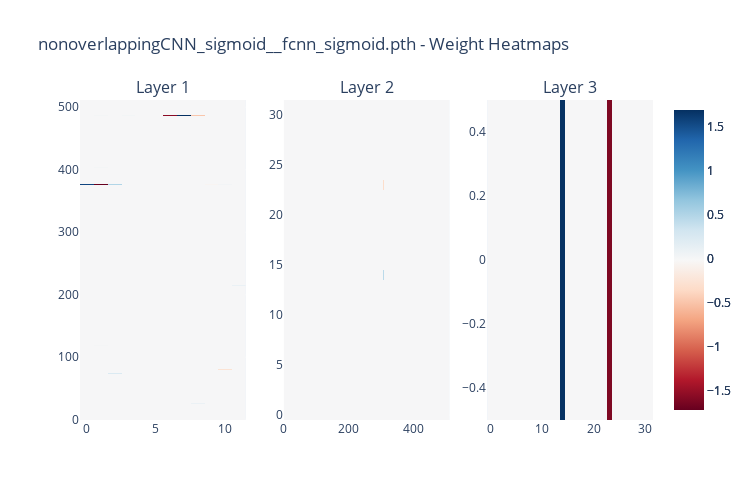
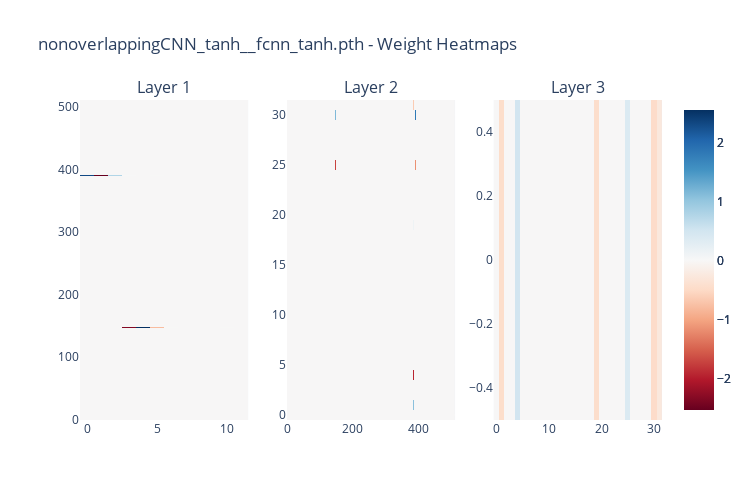
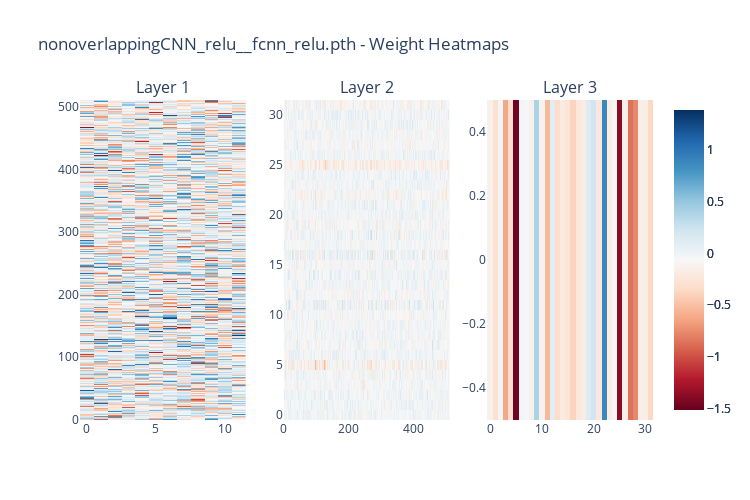

Write notebook code for charts like these, in order.
### Code cell
directory = "../experiment_output/Davide_MLP/experiments_davide_lr0.01_b32_init"
create_all_heatmaps(directory)

### Figure 1 — Plotly figure (JSON) as saved in the notebook; plotly's stock layout.template omitted (floating-point values rounded to 4 significant figures; data arrays with more than 128 entries replaced by an {"elided": "..."} marker saying what was removed)
{"data": [{"colorscale": [[0, "rgb(103,0,31)"], [0.1, "rgb(178,24,43)"], [0.2, "rgb(214,96,77)"], [0.3, "rgb(244,165,130)"], [0.4, "rgb(253,219,199)"], [0.5, "rgb(247,247,247)"], [0.6, "rgb(209,229,240)"], [0.7, "rgb(146,197,222)"], [0.8, "rgb(67,147,195)"], [0.9, "rgb(33,102,172)"], [1, "rgb(5,48,97)"]], "type": "heatmap", "xaxis": "x", "yaxis": "y", "z": {"elided": "512x12 float values"}, "zmax": 1.692, "zmin": -1.717}, {"colorscale": [[0, "rgb(103,0,31)"], [0.1, "rgb(178,24,43)"], [0.2, "rgb(214,96,77)"], [0.3, "rgb(244,165,130)"], [0.4, "rgb(253,219,199)"], [0.5, "rgb(247,247,247)"], [0.6, "rgb(209,229,240)"], [0.7, "rgb(146,197,222)"], [0.8, "rgb(67,147,195)"], [0.9, "rgb(33,102,172)"], [1, "rgb(5,48,97)"]], "type": "heatmap", "xaxis": "x2", "yaxis": "y2", "z": {"elided": "32x512 float values"}, "zmax": 1.692, "zmin": -1.717}, {"colorscale": [[0, "rgb(103,0,31)"], [0.1, "rgb(178,24,43)"], [0.2, "rgb(214,96,77)"], [0.3, "rgb(244,165,130)"], [0.4, "rgb(253,219,199)"], [0.5, "rgb(247,247,247)"], [0.6, "rgb(209,229,240)"], [0.7, "rgb(146,197,222)"], [0.8, "rgb(67,147,195)"], [0.9, "rgb(33,102,172)"], [1, "rgb(5,48,97)"]], "type": "heatmap", "xaxis": "x3", "yaxis": "y3", "z": [[-1.483e-05, -1.419e-05, -1.485e-05, -1.449e-05, -1.427e-05, -1.449e-05, -1.519e-05, -1.441e-05, -1.432e-05, -1.429e-05, -1.506e-05, -1.464e-05, -1.467e-05, -1.432e-05, 1.682, -1.488e-05, -1.412e-05, -1.512e-05, -1.496e-05, -1.473e-05, -1.417e-05, -1.421e-05, -1.482e-05, -1.611, -1.493e-05, -1.502e-05, -1.478e-05, -1.48e-05, -1.472e-05, -1.449e-05, -1.498e-05, -1.443e-05]], "zmax": 1.692, "zmin": -1.717}], "layout": {"annotations": [{"font": {"size": 16}, "showarrow": false, "text": "Layer 1", "x": 0.1444, "xanchor": "center", "xref": "paper", "y": 1, "yanchor": "bottom", "yref": "paper"}, {"font": {"size": 16}, "showarrow": false, "text": "Layer 2", "x": 0.5, "xanchor": "center", "xref": "paper", "y": 1, "yanchor": "bottom", "yref": "paper"}, {"font": {"size": 16}, "showarrow": false, "text": "Layer 3", "x": 0.8556, "xanchor": "center", "xref": "paper", "y": 1, "yanchor": "bottom", "yref": "paper"}], "height": 500, "title": {"text": "nonoverlappingCNN_sigmoid__fcnn_sigmoid.pth - Weight Heatmaps"}, "width": 750, "xaxis": {"anchor": "y", "domain": [0, 0.2889]}, "xaxis2": {"anchor": "y2", "domain": [0.3556, 0.6444]}, "xaxis3": {"anchor": "y3", "domain": [0.7111, 1]}, "yaxis": {"anchor": "x", "domain": [0, 1]}, "yaxis2": {"anchor": "x2", "domain": [0, 1]}, "yaxis3": {"anchor": "x3", "domain": [0, 1]}}}

### Figure 2 — Plotly figure (JSON) as saved in the notebook; plotly's stock layout.template omitted (floating-point values rounded to 4 significant figures; data arrays with more than 128 entries replaced by an {"elided": "..."} marker saying what was removed)
{"data": [{"colorscale": [[0, "rgb(103,0,31)"], [0.1, "rgb(178,24,43)"], [0.2, "rgb(214,96,77)"], [0.3, "rgb(244,165,130)"], [0.4, "rgb(253,219,199)"], [0.5, "rgb(247,247,247)"], [0.6, "rgb(209,229,240)"], [0.7, "rgb(146,197,222)"], [0.8, "rgb(67,147,195)"], [0.9, "rgb(33,102,172)"], [1, "rgb(5,48,97)"]], "type": "heatmap", "xaxis": "x", "yaxis": "y", "z": {"elided": "512x12 float values"}, "zmax": 2.552, "zmin": -2.532}, {"colorscale": [[0, "rgb(103,0,31)"], [0.1, "rgb(178,24,43)"], [0.2, "rgb(214,96,77)"], [0.3, "rgb(244,165,130)"], [0.4, "rgb(253,219,199)"], [0.5, "rgb(247,247,247)"], [0.6, "rgb(209,229,240)"], [0.7, "rgb(146,197,222)"], [0.8, "rgb(67,147,195)"], [0.9, "rgb(33,102,172)"], [1, "rgb(5,48,97)"]], "type": "heatmap", "xaxis": "x2", "yaxis": "y2", "z": {"elided": "32x512 float values"}, "zmax": 2.552, "zmin": -2.532}, {"colorscale": [[0, "rgb(103,0,31)"], [0.1, "rgb(178,24,43)"], [0.2, "rgb(214,96,77)"], [0.3, "rgb(244,165,130)"], [0.4, "rgb(253,219,199)"], [0.5, "rgb(247,247,247)"], [0.6, "rgb(209,229,240)"], [0.7, "rgb(146,197,222)"], [0.8, "rgb(67,147,195)"], [0.9, "rgb(33,102,172)"], [1, "rgb(5,48,97)"]], "type": "heatmap", "xaxis": "x3", "yaxis": "y3", "z": [[-4.171e-08, -0.452, 5.054e-08, -4.579e-08, 0.5058, 2.413e-07, -1.864e-07, -2.566e-08, 3.906e-08, -2.642e-07, 3.527e-08, 5.605e-08, -2.338e-07, -1.204e-07, 1.548e-07, 1.609e-07, 2.655e-07, -9.546e-08, 1.791e-07, -0.4459, -4.503e-08, -2.11e-07, -1.787e-07, -5.671e-08, -1.365e-08, 0.3865, -1.235e-08, -1.888e-07, -1.519e-07, -6.722e-08, -0.4713, -0.2609]], "zmax": 2.552, "zmin": -2.532}], "layout": {"annotations": [{"font": {"size": 16}, "showarrow": false, "text": "Layer 1", "x": 0.1444, "xanchor": "center", "xref": "paper", "y": 1, "yanchor": "bottom", "yref": "paper"}, {"font": {"size": 16}, "showarrow": false, "text": "Layer 2", "x": 0.5, "xanchor": "center", "xref": "paper", "y": 1, "yanchor": "bottom", "yref": "paper"}, {"font": {"size": 16}, "showarrow": false, "text": "Layer 3", "x": 0.8556, "xanchor": "center", "xref": "paper", "y": 1, "yanchor": "bottom", "yref": "paper"}], "height": 500, "title": {"text": "nonoverlappingCNN_tanh__fcnn_tanh.pth - Weight Heatmaps"}, "width": 750, "xaxis": {"anchor": "y", "domain": [0, 0.2889]}, "xaxis2": {"anchor": "y2", "domain": [0.3556, 0.6444]}, "xaxis3": {"anchor": "y3", "domain": [0.7111, 1]}, "yaxis": {"anchor": "x", "domain": [0, 1]}, "yaxis2": {"anchor": "x2", "domain": [0, 1]}, "yaxis3": {"anchor": "x3", "domain": [0, 1]}}}

### Figure 3 — Plotly figure (JSON) as saved in the notebook; plotly's stock layout.template omitted (floating-point values rounded to 4 significant figures; data arrays with more than 128 entries replaced by an {"elided": "..."} marker saying what was removed)
{"data": [{"colorscale": [[0, "rgb(103,0,31)"], [0.1, "rgb(178,24,43)"], [0.2, "rgb(214,96,77)"], [0.3, "rgb(244,165,130)"], [0.4, "rgb(253,219,199)"], [0.5, "rgb(247,247,247)"], [0.6, "rgb(209,229,240)"], [0.7, "rgb(146,197,222)"], [0.8, "rgb(67,147,195)"], [0.9, "rgb(33,102,172)"], [1, "rgb(5,48,97)"]], "type": "heatmap", "xaxis": "x", "yaxis": "y", "z": {"elided": "512x12 float values"}, "zmax": 1.387, "zmin": -1.512}, {"colorscale": [[0, "rgb(103,0,31)"], [0.1, "rgb(178,24,43)"], [0.2, "rgb(214,96,77)"], [0.3, "rgb(244,165,130)"], [0.4, "rgb(253,219,199)"], [0.5, "rgb(247,247,247)"], [0.6, "rgb(209,229,240)"], [0.7, "rgb(146,197,222)"], [0.8, "rgb(67,147,195)"], [0.9, "rgb(33,102,172)"], [1, "rgb(5,48,97)"]], "type": "heatmap", "xaxis": "x2", "yaxis": "y2", "z": {"elided": "32x512 float values"}, "zmax": 1.387, "zmin": -1.512}, {"colorscale": [[0, "rgb(103,0,31)"], [0.1, "rgb(178,24,43)"], [0.2, "rgb(214,96,77)"], [0.3, "rgb(244,165,130)"], [0.4, "rgb(253,219,199)"], [0.5, "rgb(247,247,247)"], [0.6, "rgb(209,229,240)"], [0.7, "rgb(146,197,222)"], [0.8, "rgb(67,147,195)"], [0.9, "rgb(33,102,172)"], [1, "rgb(5,48,97)"]], "type": "heatmap", "xaxis": "x3", "yaxis": "y3", "z": [[-0.1324, -0.2877, -0.03302, -0.6268, -0.3105, -1.476, -0.02138, -0.04515, -0.1305, 0.4031, -0.118, -0.5336, 0.1091, -0.3304, -0.1925, -0.2534, -0.3941, -0.2322, -0.1736, 0.1256, 0.2231, -0.2144, 0.8795, -0.1603, -0.07912, -1.374, -0.1426, -0.8529, -0.7681, -0.1404, -0.1663, -0.357]], "zmax": 1.387, "zmin": -1.512}], "layout": {"annotations": [{"font": {"size": 16}, "showarrow": false, "text": "Layer 1", "x": 0.1444, "xanchor": "center", "xref": "paper", "y": 1, "yanchor": "bottom", "yref": "paper"}, {"font": {"size": 16}, "showarrow": false, "text": "Layer 2", "x": 0.5, "xanchor": "center", "xref": "paper", "y": 1, "yanchor": "bottom", "yref": "paper"}, {"font": {"size": 16}, "showarrow": false, "text": "Layer 3", "x": 0.8556, "xanchor": "center", "xref": "paper", "y": 1, "yanchor": "bottom", "yref": "paper"}], "height": 500, "title": {"text": "nonoverlappingCNN_relu__fcnn_relu.pth - Weight Heatmaps"}, "width": 750, "xaxis": {"anchor": "y", "domain": [0, 0.2889]}, "xaxis2": {"anchor": "y2", "domain": [0.3556, 0.6444]}, "xaxis3": {"anchor": "y3", "domain": [0.7111, 1]}, "yaxis": {"anchor": "x", "domain": [0, 1]}, "yaxis2": {"anchor": "x2", "domain": [0, 1]}, "yaxis3": {"anchor": "x3", "domain": [0, 1]}}}
